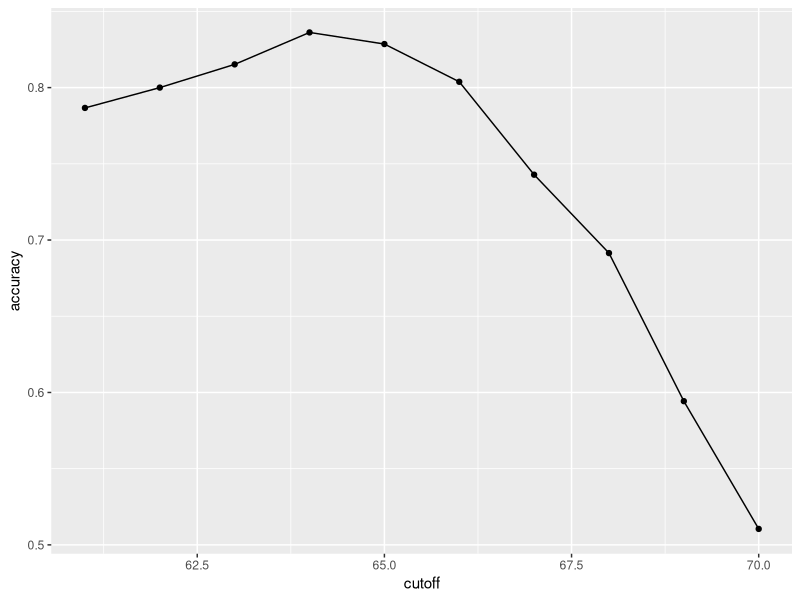
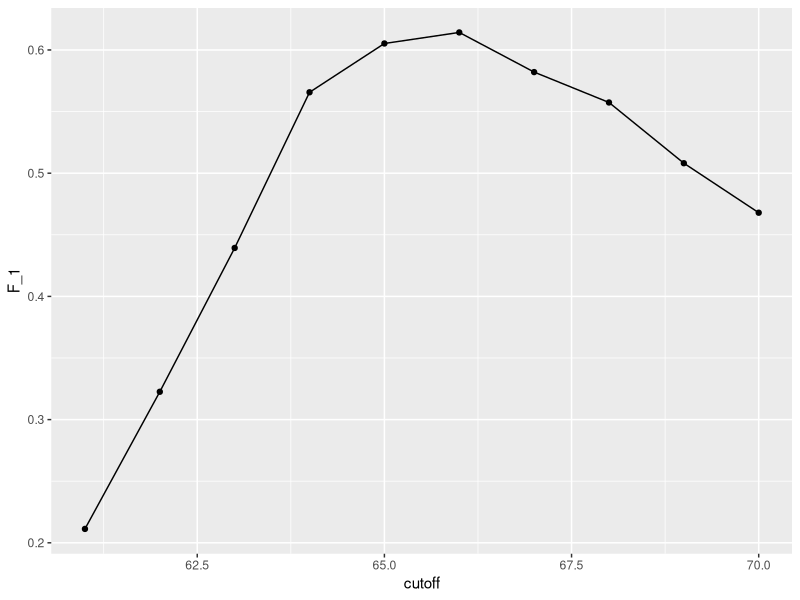

Write R code to recreate these figures, in order.
## ---- chunk 1
knitr::opts_chunk$set(echo = TRUE)

# Required Packages
library(tidyverse)
library(caret)
library(dslabs)
data(heights)

# Setting the seed
set.seed(2, sample.kind="Rounding")
## ---- chunk 2
# Defining outcomes and predictors
y <- heights$sex
x <- heights$height

# Generate training and test sets
test_index <- createDataPartition(y, times = 1, p = 0.5, list = FALSE)
test_set <- heights[test_index, ]
train_set <- heights[-test_index, ]
## ---- chunk 3
# This algorithm simply guesses the sex
y_hat <- sample(c("Male", "Female"), length(test_index), replace = TRUE)
y_hat <- sample(c("Male", "Female"), length(test_index), replace = TRUE) %>% 
  factor(levels = levels(test_set$sex))

# Accuracy of guessing
mean(y_hat == test_set$sex)
## ---- chunk 4

# Algorithm that predicts using standard deviation
heights %>% group_by(sex) %>% summarize(mean(height), sd(height))
y_hat <- ifelse(x > 62, "Male", "Female") %>% factor(levels = levels(test_set$sex))
mean(y == y_hat)
## ---- chunk 5
# examine the accuracy of 10 cutoffs
cutoff <- seq(61, 70)
accuracy <- map_dbl(cutoff, function(x){
  y_hat <- ifelse(train_set$height > x, "Male", "Female") %>% 
    factor(levels = levels(test_set$sex))
  mean(y_hat == train_set$sex)
})

# and now plot the accuracy
data.frame(cutoff, accuracy) %>% 
  ggplot(aes(cutoff, accuracy)) + 
  geom_point() + 
  geom_line() 
max(accuracy)

# the max accuracy has the cutoff value of:
best_cutoff <- cutoff[which.max(accuracy)]
best_cutoff

## ---- chunk 6
y_hat <- ifelse(test_set$height > best_cutoff, "Male", "Female") %>% 
  factor(levels = levels(test_set$sex))
y_hat <- factor(y_hat)
mean(y_hat == test_set$sex)
## ---- chunk 7
# tabulate each combination of prediction and actual value
table(predicted = y_hat, actual = test_set$sex)
test_set %>% 
  mutate(y_hat = y_hat) %>%
  group_by(sex) %>% 
  summarize(accuracy = mean(y_hat == sex))
## ---- chunk 8
confusionMatrix(data = y_hat, reference = test_set$sex)
## ---- chunk 9
# maximize F-score
cutoff <- seq(61, 70)
F_1 <- map_dbl(cutoff, function(x){
  y_hat <- ifelse(train_set$height > x, "Male", "Female") %>% 
    factor(levels = levels(test_set$sex))
  F_meas(data = y_hat, reference = factor(train_set$sex))
})

data.frame(cutoff, F_1) %>% 
  ggplot(aes(cutoff, F_1)) + 
  geom_point() + 
  geom_line()

max(F_1)

best_cutoff <- cutoff[which.max(F_1)]
best_cutoff

y_hat <- ifelse(test_set$height > best_cutoff, "Male", "Female") %>% 
  factor(levels = levels(test_set$sex))
sensitivity(data = y_hat, reference = test_set$sex)
specificity(data = y_hat, reference = test_set$sex)
